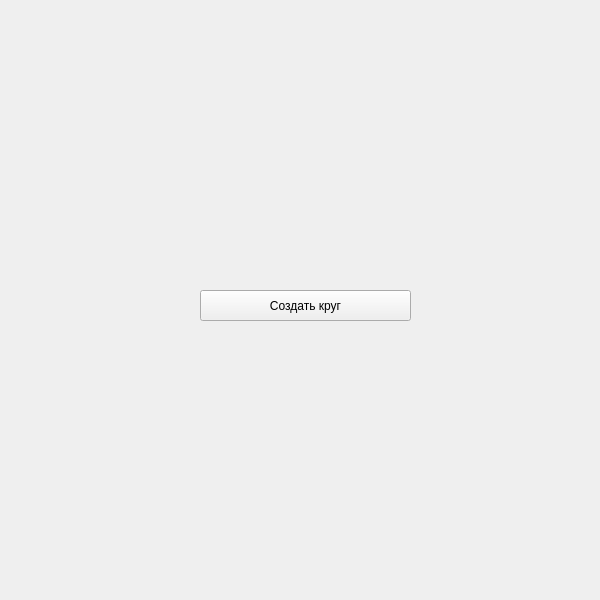
<?xml version="1.0" encoding="UTF-8"?>
<ui version="4.0">
 <class>Form</class>
 <widget class="QWidget" name="Form">
  <property name="geometry">
   <rect>
    <x>0</x>
    <y>0</y>
    <width>600</width>
    <height>600</height>
   </rect>
  </property>
  <property name="windowTitle">
   <string>Form</string>
  </property>
  <widget class="QPushButton" name="btn">
   <property name="geometry">
    <rect>
     <x>200</x>
     <y>290</y>
     <width>211</width>
     <height>31</height>
    </rect>
   </property>
   <property name="text">
    <string>Создать круг</string>
   </property>
  </widget>
 </widget>
 <resources/>
 <connections/>
</ui>
